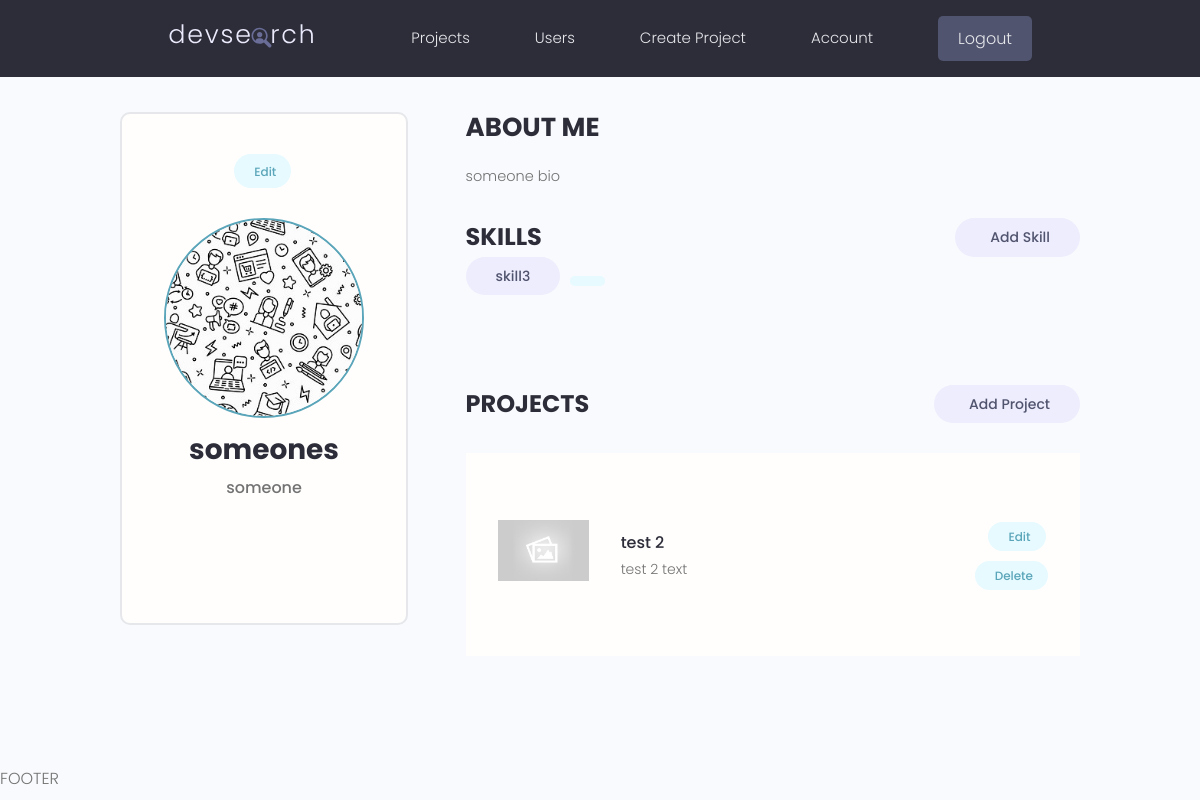
The app's page /users/account/ (signed in) with its own data.
### users/models.py (models this page shows, shortened)
class Profile(models.Model):
    user = models.OneToOneField(User, on_delete=models.CASCADE, null=True, blank=True)
    name = models.CharField(max_length=200, null=True, blank=True)
    email = models.EmailField(max_length=500, null=True, blank=True)
    username = models.CharField(max_length=200, null=True, blank=True)
    user_info = models.CharField(max_length=200, null=True, blank=True)
    user_bio = models.TextField(null=True, blank=True)
    profile_picture = models.ImageField(null=True, blank=True, upload_to='profiles/', default="profiles/user_default.jpg")
    user_website = models.CharField(max_length=200, null=True, blank=True)
    created = models.DateTimeField(auto_now_add=True)
    id = models.UUIDField(default=uuid.uuid4, unique=True, primary_key=True, editable=False)

class Skill(models.Model):
    owner = models.ForeignKey(Profile, on_delete=models.CASCADE, null=True, blank=True)
    name = models.CharField(max_length=200, null=True, blank=True)
    description = models.TextField(null=True, blank=True)
    id = models.UUIDField(default=uuid.uuid4, unique=True, primary_key=True, editable=False)
    def __str__(self):
        return str(self.name)

### projects/models.py (models this page shows, shortened)
class Project(models.Model):
    owner = models.ForeignKey(Profile, null=True, blank=True, on_delete=models.SET_NULL)
    title = models.CharField(max_length=200)
    description = models.TextField(null=True, blank=True)
    featured_image = models.ImageField(null=True, blank=True, default="default.jpg")
    demo_link = models.CharField(max_length=2000, null=True, blank=True)
    source_link = models.CharField(max_length=2000, null=True, blank=True)
    tags = models.ManyToManyField('Tag', blank=True)
    vote_total = models.IntegerField(default=0, null=True, blank=True)
    vote_ratio = models.IntegerField(default=0, null=True, blank=True)
    created = models.DateTimeField(auto_now_add=True)
    id = models.UUIDField(default=uuid.uuid4, unique=True, primary_key=True, editable=False)

### users/views.py (the view)
# urls.py: path('account/', views.userAccount, name="account"),
@login_required(login_url='login')
def userAccount(request):
    profile = request.user.profile
    skills = profile.skill_set.all()
    projects = profile.project_set.all()
    context = {'profile': profile, 'skills': skills, 'projects': projects}
    return render(request, 'users/account.html', context)

### users/templates/users/account.html (shortened to what this page needs)
<!DOCTYPE html>
<html lang="en">
<head>
</head>
<body>
{% extends 'main.html' %}
{% load static %}
{% block content %}
  <main class="settingsPage profile my-md">
    <div class="container">
      <div class="layout">
        <div class="column column--1of3">
          <div class="card text-center">
            <div class="card__body dev">
              <a class="tag tag--pill tag--main settings__btn" href="{% url 'edit-account' %}"> Edit</a>
              <img class="avatar avatar--xl dev__avatar" src="{{profile.profile_picture.url}}" />
              <h2 class="dev__name">{{profile.name}}</h2>
              <p class="dev__title">{{profile.user_info}}</p>
              <ul class="dev__social">
              </ul>
            </div>
          </div>
        </div>
        <div class="column column--2of3">
          <div class="devInfo">
            <h3 class="devInfo__title">About Me</h3>
            <p class="devInfo__about">
              {{profile.user_bio}}
            </p>
          </div>
          <div class="settings">
            <h3 class="settings__title">Skills</h3>
            <a class="tag tag--pill tag--sub settings__btn tag--lg" href="{% url 'create-skill' %}"> Add Skill</a>
          </div>
          <table class="settings__table">
                {% for skill in skills %}
                <span class="tag tag--pill tag--sub tag--lg">
                  <small>{{skill}}</small>
                </span>
                <span>
                  <a class="tag tag--pill tag--main settings__btn" href="{% url 'delete-skill' skill.id %}"></a>
                </span>
                {% endfor %}
          </table>
          <div class="settings">
            <h3 class="settings__title">Projects</h3>
            <a class="tag tag--pill tag--sub settings__btn tag--lg" href="{% url 'create_project' %}"> Add Project</a>
          </div>
          <table class="settings__table">
            {% for project in projects %}
            <tr>
              <td class="settings__thumbnail">
                <a href="{% url 'project' project.id %}"><img src="{{project.featured_image.url}}" alt="Project Thumbnail" /></a>
              </td>
              <td class="settings__tableInfo">
                <a href="{% url 'project' project.id %}">{{project.title}}</a>
                <p>
                  {{project.description|slice:"150"}}
                </p>
              </td>
              <td class="settings__tableActions">
                <a class="tag tag--pill tag--main settings__btn" href="{% url 'update_project' project.id %}"> Edit</a>
                <a class="tag tag--pill tag--main settings__btn" href="{% url 'delete_project' project.id %}">
                  Delete</a>
              </td>
            </tr>
            {% endfor %}
          </table>
        </div>
      </div>
    </div>
  </main>
{% endblock %}

### static/styles/app.css (style rules this page uses)
:root { --color-sub: #2d2d39; }
.card { border: 2px solid var(--color-light); }
img { width: 100%; }
.profile .card > .dev { padding: 4rem; }
.dev__avatar { display: block; margin: auto; }
.dev__name { color: var(--color-sub); font-size: 2.8rem; font-weight: 700; margin-top: 1rem; margin-bottom: 0.5rem; }
.dev__title { font-size: 1.6rem; font-weight: 500; line-height: 1.3; }
.dev__social { margin: 3rem 0; list-style: none; display: flex; justify-content: center; gap: 1.5rem; }
.devInfo { margin-bottom: 3rem; }
.devInfo__title, .devInfo__subtitle { font-size: 2.6rem; color: var(--color-sub); text-transform: uppercase; font-weight: 700; margin-bottom: 1.5rem; }
.devInfo__about, .devSkill__info { font-size: 1.45rem; line-height: 1.7; text-align: justify; }
.settingsPage .dev > .settings__btn { display: inline-block; margin-bottom: 3rem; }
.settings { display: flex; justify-content: space-between; align-items: center; }
.settings__title { font-size: 2.4rem; text-transform: uppercase; font-weight: 700; color: var(--color-sub); }
.settings__table { margin-top: 3rem; margin-bottom: 5rem; padding: 0 3rem; background: var(--color-white); }
.settings__table tr { width: 100%; }
.settings__table tr > td { padding: 2rem 0; }
.settings__thumbnail { width: 23%; min-width: 10rem; }
.settings__thumbnail img { padding-right: 3rem; height: 15rem; object-fit: contain; }
.settings__tableInfo { width: 100%; }
.settings__tableInfo h4, .settings__tableInfo a { padding-right: 1rem; width: auto; font-size: 1.6rem; font-weight: 500; color: var(--color-sub); }
.settings__tableInfo p { font-size: 1.4rem; }
.settings__tableActions { text-align: right; }

### static/uikit/styles/modules/_variables.css (style rules this page uses)
:root { --color-main: #5aa5b9; --color-main-light: #e6faff; --color-sub: #3f4156; --color-sub-light: #51546e; --color-sub-lighter: #ededfd; --color-text: #737373; --color-gray: #8b8b8b; --color-light: #e5e7eb; --color-light-gray: #767676; --color-bg: #f8fafd; --color-white: #fffefd; --color-white-light: #f3f3f3; --color-success: #359e64; --color-success-bg: #def8e8; --color-error: #fc4b0b; --color-error-bg: #fff2ee; --font-base: 'Poppins', arial, helvetica, 'Segoe UI', roboto, ubuntu, sans-serif; --font-monospace: 'Fira Code', 'Courier New', courier, monospace; --font-regular: 300; --font-medium: 500; --font-bold: 700; --generic-shadow: 1px 1px 5px #00000010; --generic-transition: all 0.3s ease-in-out; }

### static/uikit/styles/modules/_base.css (style rules this page uses)
* { margin: 0; padding: 0; box-sizing: border-box; text-rendering: optimizeLegibility; color: inherit; font-size: inherit; }
html { font-size: 50%; }
@media only screen and (min-width: 480px) { html { font-size: 56.25%; } }
@media only screen and (min-width: 1200px) { html { font-size: 62.5%; } }
body { line-height: 1.6; font-weight: 400; font-size: 1.5rem; color: var(--color-text); background-color: var(--color-bg); min-height: 100vh; }

### static/uikit/styles/modules/_typography.css (style rules this page uses)
* { font-family: var(--font-base); }
h2 { font-size: 3.6rem; font-weight: var(--font-bold); }
h3 { font-size: 3.2rem; font-weight: var(--font-medium); }
p, span, strong { font-size: 1.6rem; color: var(--color-text); font-weight: var(--font-regular); }
a { padding-bottom: 2px; text-decoration: none; display: inline-block; color: var(--color-main); font-weight: var(--font-medium); }

### static/uikit/styles/modules/_utilities.css (style rules this page uses)
.container { width: 92%; max-width: 165rem; margin: 0 auto; box-sizing: border-box; }
@media screen and (min-width: 1000px) { .container { width: 90%; } }
@media screen and (min-width: 1200px) { .container { width: 80%; } }
.text-center { text-align: center; }
.my-md { margin: 3rem auto; }

### static/uikit/styles/modules/_avatar.css (style rules this page uses)
.avatar { border-radius: 50%; border: 2px solid var(--color-main); object-fit: cover; }
.avatar--xl { height: 20rem; width: 20rem; }

### static/uikit/styles/modules/_card.css (style rules this page uses)
.card { border-radius: 1rem; background-color: var(--color-white); border: 1.5px solid var(--color-light); width: auto; height: auto; margin-top: 0.5rem; margin-bottom: 0.5rem; overflow: hidden; }
.card__body, .card__header { padding: 2rem 2.5rem; }

### static/uikit/styles/modules/_layout.css (style rules this page uses)
.layout { display: flex; flex-flow: row wrap; justify-content: space-between; }
.layout > .column { margin-bottom: 3rem; }
.layout > .column.column--1of3 { flex-basis: 30%; }
.layout > .column.column--2of3 { flex-basis: 64%; }

### records on screen
Profile: profile_picture (placeholder picture), name "someones", user_info "someone", user_bio "someone bio"
Skill: name "skill3"
Project: featured_image (placeholder picture), title "test 2", description "test 2 text"
